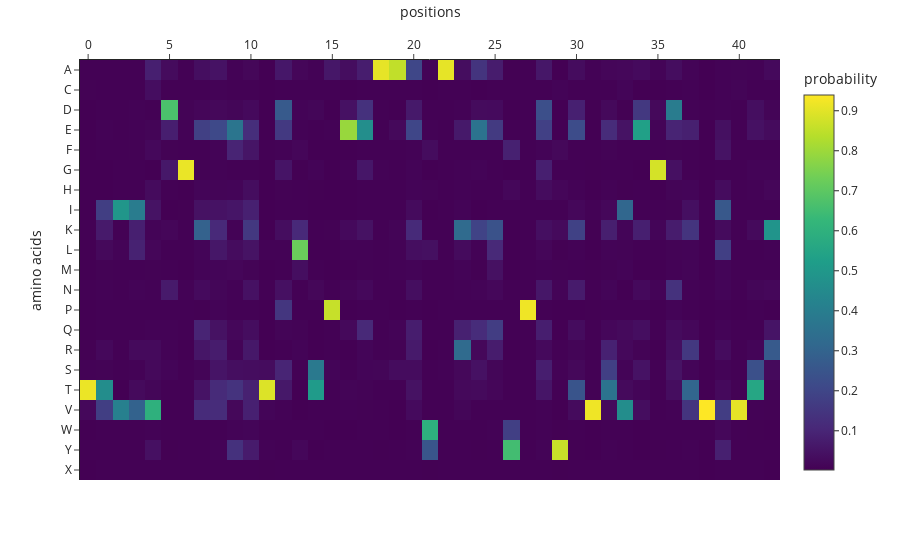

The notebook cell this image was saved under:
### Code cell
#@markdown ### Amino acid probabilties
import plotly.express as px
fig = px.imshow(np.exp(all_log_probs_concat).mean(0).T,
                labels=dict(x="positions", y="amino acids", color="probability"),
                y=list(alphabet),
                template="simple_white"
               )

fig.update_xaxes(side="top")


fig.show()

### Figure 1 — Plotly figure (JSON) as saved in the notebook; plotly's stock layout.template omitted (floating-point values rounded to 4 significant figures; data arrays with more than 128 entries replaced by an {"elided": "..."} marker saying what was removed)
{"data": [{"coloraxis": "coloraxis", "hovertemplate": "positions: %{x}<br>amino acids: %{y}<br>probability: %{z}<extra></extra>", "name": "0", "type": "heatmap", "xaxis": "x", "y": ["A", "C", "D", "E", "F", "G", "H", "I", "K", "L", "M", "N", "P", "Q", "R", "S", "T", "V", "W", "Y", "X"], "yaxis": "y", "z": {"elided": "21x43 float values"}}], "layout": {"coloraxis": {"colorbar": {"title": {"text": "probability"}}, "colorscale": [[0, "#440154"], [0.1111, "#482878"], [0.2222, "#3e4989"], [0.3333, "#31688e"], [0.4444, "#26828e"], [0.5556, "#1f9e89"], [0.6667, "#35b779"], [0.7778, "#6ece58"], [0.8889, "#b5de2b"], [1, "#fde725"]]}, "margin": {"t": 60}, "xaxis": {"anchor": "y", "constrain": "domain", "domain": [0, 1], "scaleanchor": "y", "side": "top", "title": {"text": "positions"}}, "yaxis": {"anchor": "x", "autorange": "reversed", "constrain": "domain", "domain": [0, 1], "title": {"text": "amino acids"}}}}
